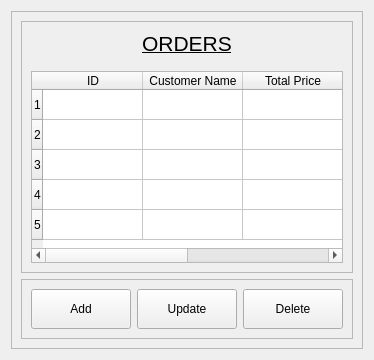
                            <widget class="QWidget" name="orders">
                             <layout class="QVBoxLayout" name="verticalLayout_20">
                              <item>
                               <widget class="QFrame" name="order_frame">
                                <property name="frameShape">
                                 <enum>QFrame::StyledPanel</enum>
                                </property>
                                <property name="frameShadow">
                                 <enum>QFrame::Raised</enum>
                                </property>
                                <layout class="QVBoxLayout" name="verticalLayout_24" stretch="6,1">
                                 <item>
                                  <widget class="QFrame" name="frame_9">
                                   <property name="frameShape">
                                    <enum>QFrame::StyledPanel</enum>
                                   </property>
                                   <property name="frameShadow">
                                    <enum>QFrame::Raised</enum>
                                   </property>
                                   <layout class="QVBoxLayout" name="verticalLayout_25">
                                    <property name="spacing">
                                     <number>15</number>
                                    </property>
                                    <item>
                                     <widget class="QLabel" name="order_label">
                                      <property name="font">
                                       <font>
                                        <family>MS Shell Dlg 2</family>
                                        <pointsize>16</pointsize>
                                        <weight>50</weight>
                                        <italic>false</italic>
                                        <bold>false</bold>
                                        <underline>true</underline>
                                       </font>
                                      </property>
                                      <property name="styleSheet">
                                       <string notr="true">font: 75 20pt &quot;MS Shell Dlg 2&quot;;
font: 16pt &quot;MS Shell Dlg 2&quot;;
text-decoration: underline;</string>
                                      </property>
                                      <property name="text">
                                       <string>ORDERS</string>
                                      </property>
                                      <property name="alignment">
                                       <set>Qt::AlignCenter</set>
                                      </property>
                                     </widget>
                                    </item>
                                    <item>
                                     <widget class="QTableWidget" name="orderTableWidget">
                                      <property name="editTriggers">
                                       <set>QAbstractItemView::NoEditTriggers</set>
                                      </property>
                                      <property name="verticalScrollMode">
                                       <enum>QAbstractItemView::ScrollPerPixel</enum>
                                      </property>
                                      <attribute name="horizontalHeaderCascadingSectionResizes">
                                       <bool>false</bool>
                                      </attribute>
                                      <attribute name="horizontalHeaderMinimumSectionSize">
                                       <number>100</number>
                                      </attribute>
                                      <row>
                                       <property name="text">
                                        <string>1</string>
                                       </property>
                                      </row>
                                      <row>
                                       <property name="text">
                                        <string>2</string>
                                       </property>
                                      </row>
                                      <row>
                                       <property name="text">
                                        <string>3</string>
                                       </property>
                                      </row>
                                      <row>
                                       <property name="text">
                                        <string>4</string>
                                       </property>
                                      </row>
                                      <row>
                                       <property name="text">
                                        <string>5</string>
                                       </property>
                                      </row>
                                      <column>
                                       <property name="text">
                                        <string>ID</string>
                                       </property>
                                      </column>
                                      <column>
                                       <property name="text">
                                        <string>Customer Name</string>
                                       </property>
                                      </column>
                                      <column>
                                       <property name="text">
                                        <string>Total Price</string>
                                       </property>
                                      </column>
                                      <column>
                                       <property name="text">
                                        <string>Date Added</string>
                                       </property>
                                      </column>
                                     </widget>
                                    </item>
                                   </layout>
                                  </widget>
                                 </item>
                                 <item alignment="Qt::AlignRight">
                                  <widget class="QFrame" name="frame_10">
                                   <property name="frameShape">
                                    <enum>QFrame::StyledPanel</enum>
                                   </property>
                                   <property name="frameShadow">
                                    <enum>QFrame::Raised</enum>
                                   </property>
                                   <layout class="QHBoxLayout" name="horizontalLayout_12">
                                    <item>
                                     <widget class="QPushButton" name="order_add_button">
                                      <property name="minimumSize">
                                       <size>
                                        <width>100</width>
                                        <height>40</height>
                                       </size>
                                      </property>
                                      <property name="text">
                                       <string>Add</string>
                                      </property>
                                     </widget>
                                    </item>
                                    <item>
                                     <widget class="QPushButton" name="order_update_button">
                                      <property name="minimumSize">
                                       <size>
                                        <width>100</width>
                                        <height>40</height>
                                       </size>
                                      </property>
                                      <property name="text">
                                       <string>Update</string>
                                      </property>
                                     </widget>
                                    </item>
                                    <item>
                                     <widget class="QPushButton" name="order_delete_button">
                                      <property name="minimumSize">
                                       <size>
                                        <width>100</width>
                                        <height>40</height>
                                       </size>
                                      </property>
                                      <property name="text">
                                       <string>Delete</string>
                                      </property>
                                     </widget>
                                    </item>
                                   </layout>
                                  </widget>
                                 </item>
                                </layout>
                               </widget>
                              </item>
                             </layout>
                            </widget>
